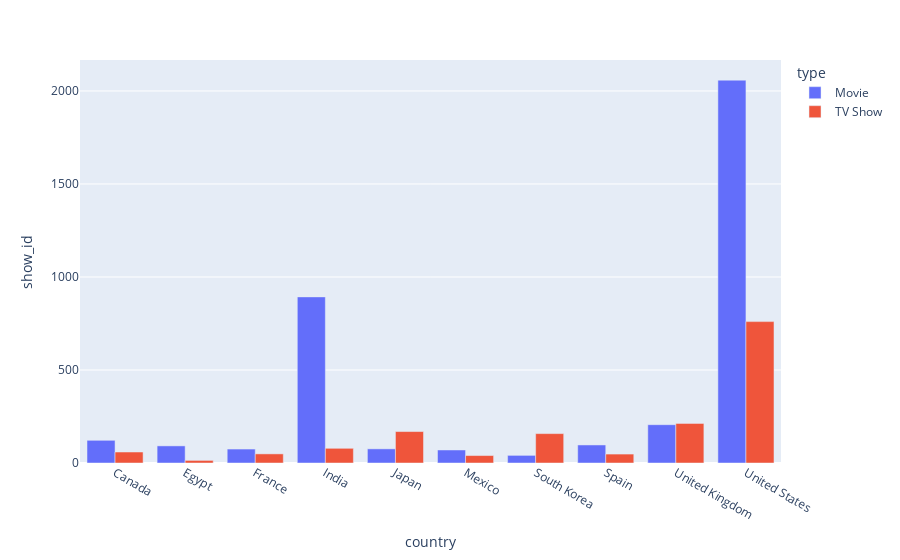

The notebook cell saved with this chart:
### Code cell
fig = px.bar(country_df, x='country', y='show_id', color='type',barmode='group')
fig.show()

### Figure 1 — Plotly figure (JSON) as saved in the notebook; plotly's stock layout.template omitted (floating-point values rounded to 4 significant figures)
{"data": [{"alignmentgroup": "True", "hovertemplate": "type=Movie<br>country=%{x}<br>show_id=%{y}<extra></extra>", "legendgroup": "Movie", "marker": {"color": "#636efa", "pattern": {"shape": ""}}, "name": "Movie", "offsetgroup": "Movie", "orientation": "v", "showlegend": true, "textposition": "auto", "type": "bar", "x": ["Canada", "Egypt", "France", "India", "Japan", "Mexico", "South Korea", "Spain", "United Kingdom", "United States"], "xaxis": "x", "y": [122, 92, 75, 893, 76, 70, 41, 97, 206, 2058], "yaxis": "y"}, {"alignmentgroup": "True", "hovertemplate": "type=TV Show<br>country=%{x}<br>show_id=%{y}<extra></extra>", "legendgroup": "TV Show", "marker": {"color": "#EF553B", "pattern": {"shape": ""}}, "name": "TV Show", "offsetgroup": "TV Show", "orientation": "v", "showlegend": true, "textposition": "auto", "type": "bar", "x": ["Canada", "Egypt", "France", "India", "Japan", "Mexico", "South Korea", "Spain", "United Kingdom", "United States"], "xaxis": "x", "y": [59, 14, 49, 79, 169, 40, 158, 48, 213, 760], "yaxis": "y"}], "layout": {"barmode": "group", "legend": {"title": {"text": "type"}, "tracegroupgap": 0}, "margin": {"t": 60}, "xaxis": {"anchor": "y", "domain": [0, 1], "title": {"text": "country"}}, "yaxis": {"anchor": "x", "domain": [0, 1], "title": {"text": "show_id"}}}}
